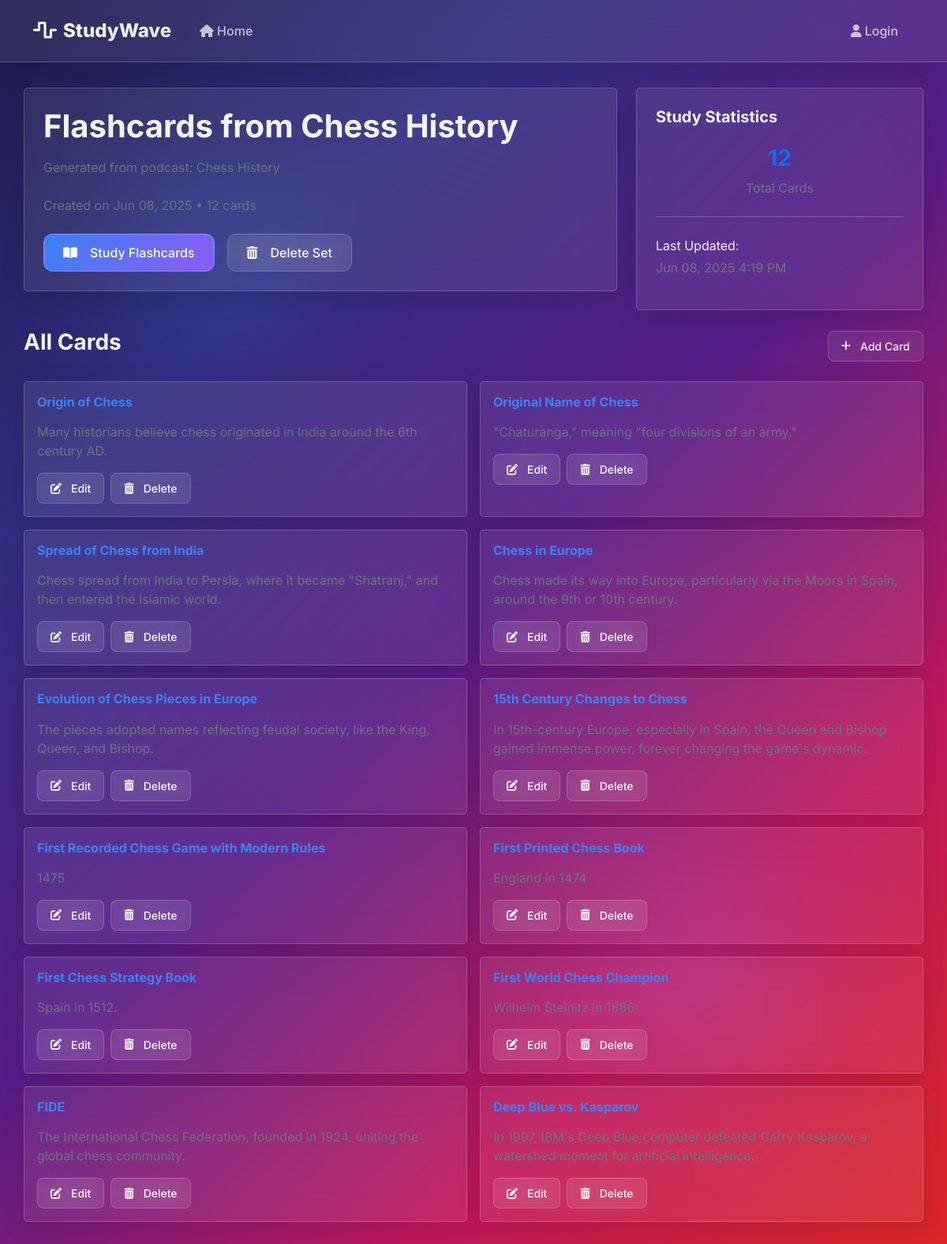
The app's page /flashcards/sets/14/ with its own data.
### flashcards/models.py (models this page shows, shortened)
class FlashcardSet(models.Model):
    title = models.CharField(max_length=200)
    description = models.TextField(blank=True)
    created_by = models.ForeignKey(User, on_delete=models.CASCADE)
    created_at = models.DateTimeField(auto_now_add=True)
    updated_at = models.DateTimeField(auto_now=True)
    podcast = models.ForeignKey(Podcast, null=True, blank=True, on_delete=models.SET_NULL)
    class Meta:
        ordering = ['-created_at']

class Flashcard(models.Model):
    flashcard_set = models.ForeignKey(FlashcardSet, on_delete=models.CASCADE, related_name='flashcards')
    term = models.CharField(max_length=500)
    definition = models.TextField()
    order = models.IntegerField(default=0)
    class Meta:
        ordering = ['order', 'id']

### flashcards/views.py (the view)
# urls.py: path('sets/<int:set_id>/', views.flashcard_set_detail, name='set_detail'),
def flashcard_set_detail(request, set_id):
    flashcard_set = get_object_or_404(FlashcardSet, id=set_id)
    flashcards = flashcard_set.flashcards.all()
    context = {
        'flashcard_set': flashcard_set,
        'flashcards': flashcards,
        'total_cards': flashcards.count(),
    }
    return render(request, 'flashcards/set_detail.html', context)

### flashcards/templates/flashcards/set_detail.html (shortened to what this page needs)
{% extends 'flashcards/base.html' %}
{% block content %}
<div class="row">
    <div class="col-md-8">
        <div class="glass p-4 mb-4 rounded-3">
            <div class="d-flex justify-content-between align-items-start">
                <div>
                    <h1 class="display-6 fw-bold mb-3">{{ flashcard_set.title }}</h1>
                    {% if flashcard_set.description %}
                    <p class="text-secondary mb-4">{{ flashcard_set.description }}</p>
                    {% endif %}
                    <p class="text-muted mb-4">
                        Created on {{ flashcard_set.created_at|date:"M d, Y" }}
                        • {{ total_cards }} cards
                    </p>
                </div>
            </div>
            <div class="d-flex gap-3">
                <a href="{% url 'flashcards:study' flashcard_set.id %}" class="btn-glass btn-glass-primary">
                    <i class="fas fa-book-open me-2"></i>Study Flashcards
                </a>
                <a href="{% url 'flashcards:delete_set' flashcard_set.id %}" class="btn-glass">
                    <i class="fas fa-trash-alt me-2"></i>Delete Set
                </a>
            </div>
        </div>
    </div>
    <div class="col-md-4">
        <div class="glass p-4 rounded-3 h-100">
            <h5 class="fw-bold mb-4">Study Statistics</h5>
            <div class="text-center mb-4">
                <h3 class="text-primary fw-bold">{{ total_cards }}</h3>
                <p class="text-muted">Total Cards</p>
            </div>
            <hr class="my-4" style="border-color: var(--glass-border);">
            <div>
                <p class="mb-1 fw-medium">Last Updated:</p>
                <p class="text-muted">{{ flashcard_set.updated_at|date:"M d, Y g:i A" }}</p>
            </div>
        </div>
    </div>
</div>
{% if flashcards %}
<div class="mt-4">
    <div class="d-flex justify-content-between align-items-center mb-4">
        <h3 class="fw-bold">All Cards</h3>
        <a href="#" class="btn-glass btn-glass-sm">
            <i class="fas fa-plus me-1"></i>Add Card
        </a>
    </div>
    <div class="row g-3">
        {% for flashcard in flashcards %}
        <div class="col-md-6">
            <div class="glass p-3 rounded-3 h-100 glass-hover">
                <h6 class="fw-bold mb-3" style="color: var(--accent-blue);">{{ flashcard.term }}</h6>
                <p class="text-secondary">{{ flashcard.definition }}</p>
                <div class="d-flex gap-2 mt-3">
                    <button class="btn-glass btn-glass-sm">
                        <i class="fas fa-edit me-1"></i>Edit
                    </button>
                    <button class="btn-glass btn-glass-sm">
                        <i class="fas fa-trash-alt me-1"></i>Delete
                    </button>
                </div>
            </div>
        </div>
        {% endfor %}
    </div>
</div>
{% endif %}
{% endblock %}

### flashcards/templates/flashcards/base.html (style rules this page uses)
:root { --glass-bg: rgba(255, 255, 255, 0.08); --glass-hover: rgba(255, 255, 255, 0.12); --glass-border: rgba(255, 255, 255, 0.18); --glass-shadow: 0 8px 32px rgba(0, 0, 0, 0.12); --glass-shadow-hover: 0 16px 48px rgba(0, 0, 0, 0.18); --text-primary: rgba(255, 255, 255, 0.95); --text-secondary: rgba(255, 255, 255, 0.7); --text-muted: rgba(255, 255, 255, 0.5); --accent-blue: #3b82f6; --accent-purple: #8b5cf6; --accent-pink: #ec4899; --border-radius: 16px; --border-radius-lg: 24px; }
* { margin: 0; padding: 0; box-sizing: border-box; }
body { font-family: 'Inter', -apple-system, BlinkMacSystemFont, sans-serif; background: linear-gradient(135deg, #1e1b4b 0%, #312e81 25%, #581c87 50%, #be185d 75%, #dc2626 100%); min-height: 100vh; overflow-x: hidden; position: relative; color: var(--text-primary); }
body::before, body::after { content: ''; position: fixed; border-radius: 50%; filter: blur(80px); z-index: -1; animation: float 20s ease-in-out infinite; }
body::before { width: 300px; height: 300px; background: radial-gradient(circle, rgba(59, 130, 246, 0.3) 0%, transparent 70%); top: 10%; left: 10%; animation-delay: 0s; }
body::after { width: 400px; height: 400px; background: radial-gradient(circle, rgba(139, 92, 246, 0.3) 0%, transparent 70%); bottom: 10%; right: 10%; animation-delay: -10s; }
.glass { background: var(--glass-bg); backdrop-filter: blur(20px); -webkit-backdrop-filter: blur(20px); border: 1px solid var(--glass-border); box-shadow: var(--glass-shadow); }
.glass-hover { transition: all 0.3s cubic-bezier(0.4, 0, 0.2, 1); }
.btn-glass { background: var(--glass-bg); backdrop-filter: blur(20px); border: 1px solid var(--glass-border); color: var(--text-primary); font-weight: 500; padding: 0.7rem 1.5rem; border-radius: 12px; transition: all 0.3s ease; text-decoration: none; display: inline-flex; align-items: center; gap: 0.5rem; }
.btn-glass-primary { background: linear-gradient(135deg, var(--accent-blue), var(--accent-purple)); border: 1px solid rgba(255, 255, 255, 0.2); color: white; }
.btn-glass-sm { padding: 0.5rem 1rem; font-size: 0.875rem; border-radius: 8px; }

### records on screen
FlashcardSet: title "Flashcards from Chess History", description "Generated from podcast: Chess History", created_at "Jun 08, 2025", updated_at "Jun 08, 2025 4:19 PM"
Flashcard: term "Origin of Chess", definition "Many historians believe chess originated in India around the 6th century AD."
Flashcard: term "Original Name of Chess", definition "\"Chaturanga,\" meaning \"four divisions of an army.\""
Flashcard: term "Spread of Chess from India", definition "Chess spread from India to Persia, where it became \"Shatranj,\" and then entered the Islamic world."
Flashcard: term "Chess in Europe", definition "Chess made its way into Europe, particularly via the Moors in Spain, around the 9th or 10th century."
Flashcard: term "Evolution of Chess Pieces in Europe", definition "The pieces adopted names reflecting feudal society, like the King, Queen, and Bishop."
Flashcard: term "15th Century Changes to Chess", definition "In 15th-century Europe, especially in Spain, the Queen and Bishop gained immense power, forever changing the game's dynamic."
Flashcard: term "First Recorded Chess Game with Modern Rules", definition "1475"
Flashcard: term "First Printed Chess Book", definition "England in 1474"
Flashcard: term "First Chess Strategy Book", definition "Spain in 1512."
Flashcard: term "First World Chess Champion", definition "Wilhelm Steinitz in 1886"
Flashcard: term "FIDE", definition "The International Chess Federation, founded in 1924, uniting the global chess community."
Flashcard: term "Deep Blue vs. Kasparov", definition "In 1997, IBM's Deep Blue computer defeated Garry Kasparov, a watershed moment for artificial intelligence."

### other values on screen
{{ total_cards }} "12"
